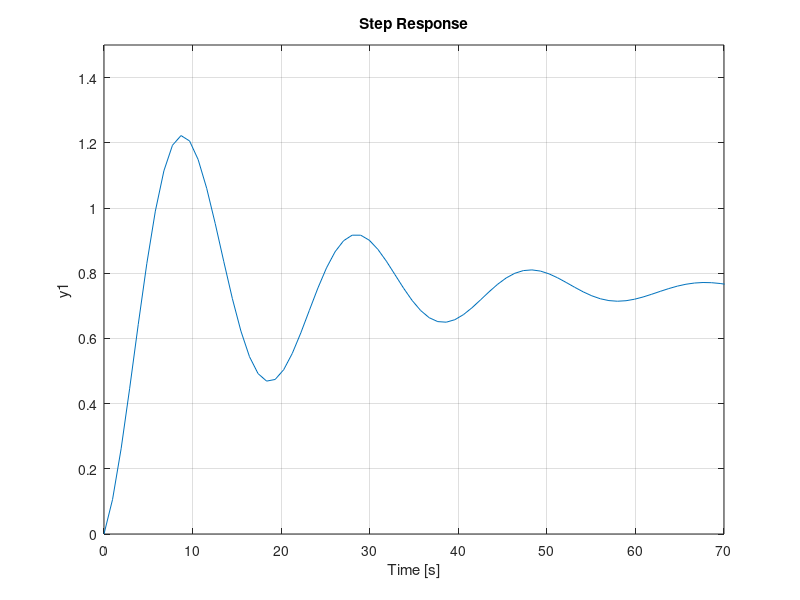

Source code (MATLAB):
%% P_Controller
m = 0.11;
R = 0.015;
D = 0.03;
g = 9.8;
L = 1.0;
J = 9.99e-6;
s = tf('s');
P_ball = m*g*D/L/(J/R^2+m)/s^2;
final = 0.75;

Kp = 0.5;
Kd = 0.5;
C = pid(Kp, 0, Kd);
sys_cl=feedback(C*P_ball,1);

step(final*sys_cl);
axis([0 70 0 1.5]);